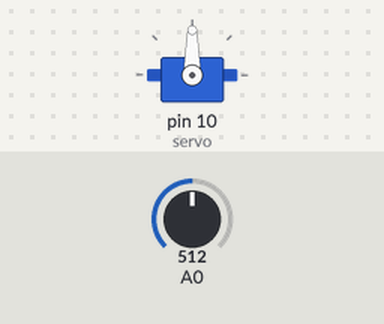
Bench run of a sketch on a simulated Arduino Uno, built with avr-gcc and run on an emulated ATmega328P. Parts: servo. The test bench sets the inputs (shaded band); at power-on: A0 = 512.

Above: at 1.2 s.
1.3 s: A0 set to 716
At 2.4 s:
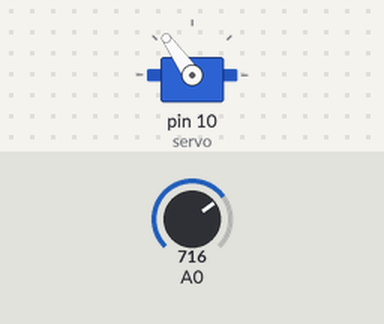
2.8 s: A0 set to 900
At 3.6 s:
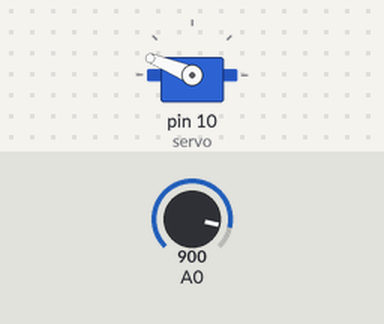
4.3 s: A0 set to 1023
At 4.7 s:
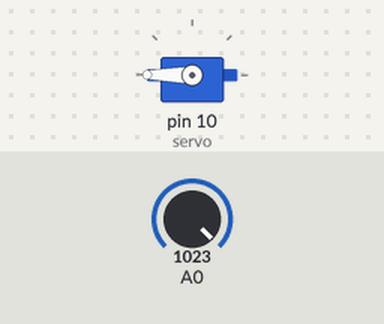
5.8 s: A0 set to 306
At 7.0 s:
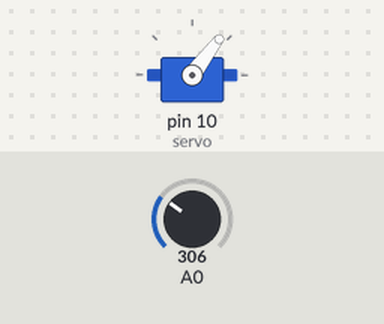
7.3 s: A0 set to 122
At 8.2 s:
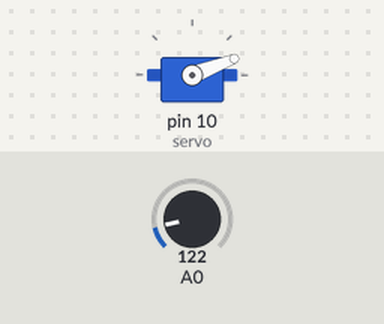
Timing chart, 0 to 9.8 s (numbered marks = the images above; inputs shaded):
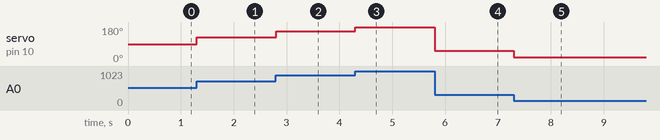

Measured:
- after the input at 1.3 s, servo on pin 10 (servo): 90° → 125° at once
- after the input at 2.8 s, servo on pin 10 (servo): 125° → 158° at once
- after the input at 4.3 s, servo on pin 10 (servo): 158° → 180° at once
- after the input at 5.8 s, servo on pin 10 (servo): 180° → 53° at once
- after the input at 7.3 s, servo on pin 10 (servo): 53° → 21° at once

The sketch:

sketch_ServoJoystick.ino
```cpp
#include<Servo.h>
Servo servo;

int x_axis;
int servo_val;
void setup()

{
pinMode(A0,INPUT);
servo.attach(10);
}

void loop()
{
x_axis=analogRead(A0);
servo_val=map(x_axis,0,1023,0,180);
servo.write(servo_val);
}
```
